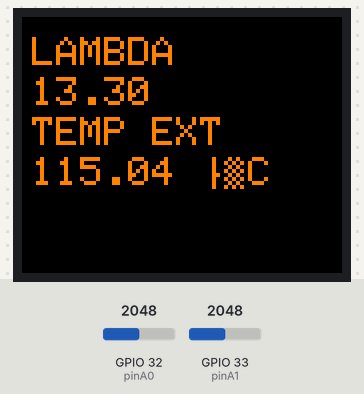
This sketch was run on a simulated ESP32. On the bench: 160×128 colour display. Inputs (shaded band) come from the test bench; at power-on: GPIO 32 (pinA0) = 2048, GPIO 33 (pinA1) = 2048.

Above: at 1.3 s.
1.4 s: GPIO 32 (pinA0) set to 2866
At 2.6 s:
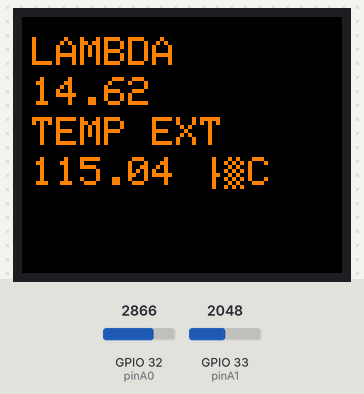
2.9 s: GPIO 33 (pinA1) set to 2866
At 3.4 s:
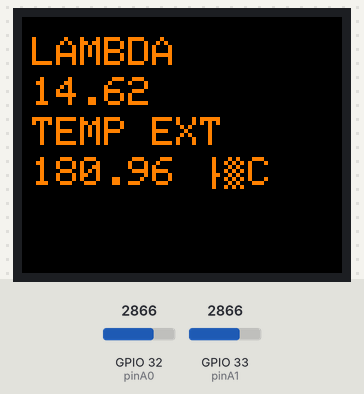
4.5 s: GPIO 32 (pinA0) set to 3603
At 5.0 s:
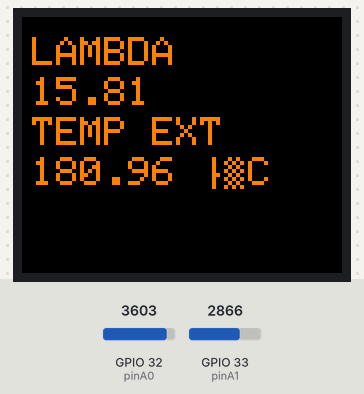
6.0 s: GPIO 33 (pinA1) set to 3603
At 7.0 s:
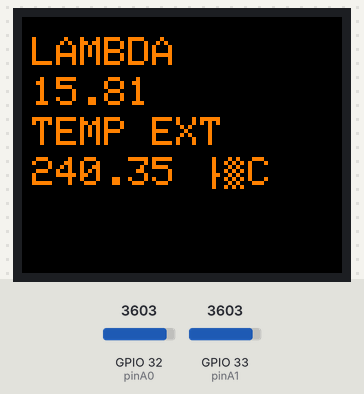
7.6 s: GPIO 32 (pinA0) set to 4095
At 8.6 s:
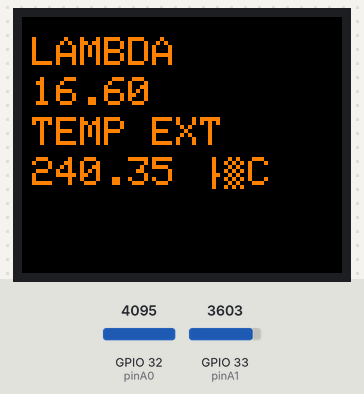
9.1 s: GPIO 33 (pinA1) set to 4095
At 10.6 s:
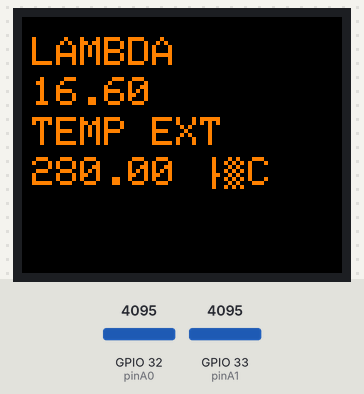
Timing chart, 0 to 11.7 s (numbered marks = the images above; inputs shaded):
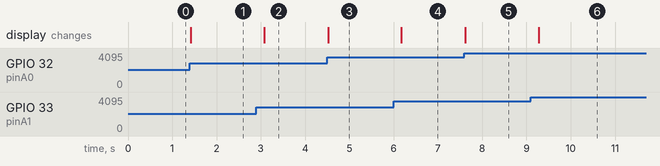

The sketch:

jan31a.ino
```cpp
#include <SPI.h>
#include <Wire.h>
#include <Adafruit_GFX.h>
#include <Adafruit_ST7735.h>

// Broches ESP32 (tu peux les changer si besoin)
#define TFT_CS   5
#define TFT_DC   2
#define TFT_RST  4
#define TFT_SCLK 18  // SCK (VSPI)
#define TFT_MOSI 23  // MOSI (VSPI)

//intergation des recepteurs
const int pinA0 = 32;
const int pinA1 = 33; // température

// Variables globales pour affichage
float lambdaValue = 0.0;
float tempValue = 0.0;

// Calibration de la sonde de température
// À adapter en fonction de votre sonde !
// Exemple pour LM35: V0=0.5V@0°C, V100=1.5V@100°C
float calibVoltage_Low = 0.50;   // Tension lue à 0°C (ou temp connue)
float calibTemp_Low = 0.0;       // Température réelle à ce voltage
float calibVoltage_High = 1.50;  // Tension lue à 100°C (ou temp connue)
float calibTemp_High = 100.0;    // Température réelle à ce voltage

// Instance de l'écran (SPI matériel)
Adafruit_ST7735 tft = Adafruit_ST7735(TFT_CS, TFT_DC, TFT_RST);

void setup() {
  Serial.begin(115200);
  tft.initR(INITR_BLACKTAB);   // initialisation écran
  tft.setRotation(1);          // orientation paysage
  tft.fillScreen(ST77XX_BLACK);// fond noir

  tft.setTextColor(ST77XX_ORANGE);
  tft.setTextSize(2);          // taille du texte 1 2 3 4

  tft.setCursor(5, 10);
  tft.print("LAMBDA");

  tft.setCursor(5, 30);
  tft.print(lambdaValue,2); // lambda variable

  tft.setCursor(5, 50);
  tft.print("TEMP EXT");

  tft.setCursor(5, 70);
  tft.print(tempValue,2); // temp variable
}

void loop() {
    int widebandreading = analogRead(pinA0); // lecture du signal du capteur large bande
    int tempreading = analogRead(pinA1); // lecture du signal du capteur de température
    // ESP32 ADC: 0..4095, Vref = 3.3V
    float widebandvoltage = widebandreading * (3.3 / 4095.0); // conversion en tension
    float tempvoltage = tempreading * (3.3 / 4095.0); // conversion en tension

    lambdaValue = 10 + (widebandvoltage * 2);

    // Calibration linéaire de la température
    float tempRange = calibTemp_High - calibTemp_Low;
    float voltageRange = calibVoltage_High - calibVoltage_Low;
    tempValue = calibTemp_Low + ((tempvoltage - calibVoltage_Low) * (tempRange / voltageRange));

    // Mettre à jour l'affichage: effacer ancienne zone puis réécrire
    tft.setTextSize(2);
    tft.setTextColor(ST77XX_ORANGE);
    tft.fillRect(5, 30, 120, 20, ST77XX_BLACK); // efface l'ancien lambda
    tft.setCursor(5, 30);
    tft.print(lambdaValue,2);

    tft.fillRect(5, 70, 120, 20, ST77XX_BLACK); // efface l'ancienne temp
    tft.setCursor(5, 70);
    tft.print(tempValue,2);
    tft.print(" °C");  // Ajout du °C

    delay(200);
}
```

Measured:
- after the input at 1.4 s, the display: changes at once (image 1)
- after the input at 2.9 s, the display: changes after 0.17 s (image 2)
- after the input at 4.5 s, the display: changes at once (image 3)
- after the input at 6.0 s, the display: changes after 0.17 s (image 4)
- after the input at 7.6 s, the display: changes at once (image 5)
- after the input at 9.1 s, the display: changes after 0.18 s (image 6)
